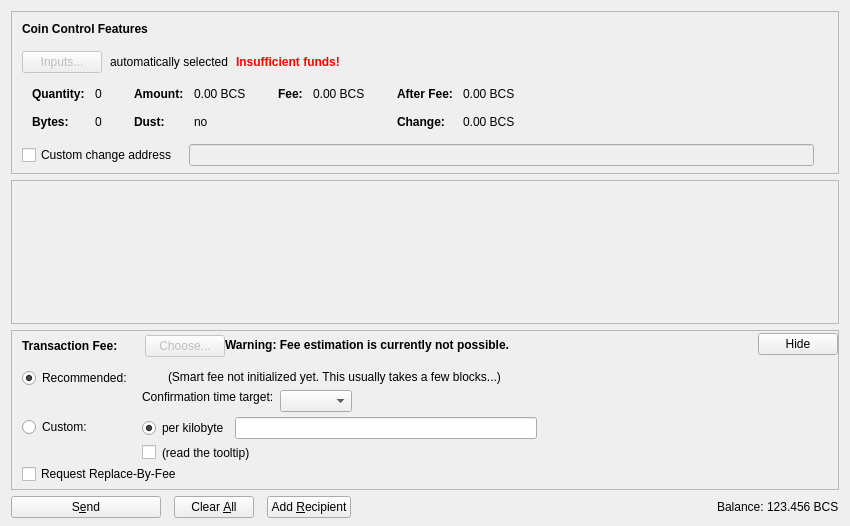
<?xml version="1.0" encoding="UTF-8"?>
<ui version="4.0">
 <class>SendCoinsDialog</class>
 <widget class="QDialog" name="SendCoinsDialog">
  <property name="geometry">
   <rect>
    <x>0</x>
    <y>0</y>
    <width>850</width>
    <height>526</height>
   </rect>
  </property>
  <property name="windowTitle">
   <string>Send Coins</string>
  </property>
  <layout class="QVBoxLayout" name="verticalLayout" stretch="0,1,0,0">
   <property name="bottomMargin">
    <number>8</number>
   </property>
   <item>
    <widget class="QFrame" name="frameCoinControl">
     <property name="sizePolicy">
      <sizepolicy hsizetype="Expanding" vsizetype="Expanding">
       <horstretch>0</horstretch>
       <verstretch>0</verstretch>
      </sizepolicy>
     </property>
     <property name="maximumSize">
      <size>
       <width>16777215</width>
       <height>16777215</height>
      </size>
     </property>
     <property name="frameShape">
      <enum>QFrame::StyledPanel</enum>
     </property>
     <property name="frameShadow">
      <enum>QFrame::Sunken</enum>
     </property>
     <layout class="QVBoxLayout" name="verticalLayoutCoinControl2">
      <property name="spacing">
       <number>0</number>
      </property>
      <property name="leftMargin">
       <number>0</number>
      </property>
      <property name="topMargin">
       <number>0</number>
      </property>
      <property name="rightMargin">
       <number>0</number>
      </property>
      <property name="bottomMargin">
       <number>6</number>
      </property>
      <item>
       <layout class="QVBoxLayout" name="verticalLayoutCoinControl" stretch="0,0,0,0,1">
        <property name="spacing">
         <number>0</number>
        </property>
        <property name="leftMargin">
         <number>10</number>
        </property>
        <property name="topMargin">
         <number>10</number>
        </property>
        <item>
         <layout class="QHBoxLayout" name="horizontalLayoutCoinControl1">
          <property name="bottomMargin">
           <number>15</number>
          </property>
          <item>
           <widget class="QLabel" name="labelCoinControlFeatures">
            <property name="sizePolicy">
             <sizepolicy hsizetype="Preferred" vsizetype="Maximum">
              <horstretch>0</horstretch>
              <verstretch>0</verstretch>
             </sizepolicy>
            </property>
            <property name="font">
             <font>
              <weight>75</weight>
              <bold>true</bold>
             </font>
            </property>
            <property name="styleSheet">
             <string notr="true">font-weight:bold;</string>
            </property>
            <property name="text">
             <string>Coin Control Features</string>
            </property>
           </widget>
          </item>
         </layout>
        </item>
        <item>
         <layout class="QHBoxLayout" name="horizontalLayoutCoinControl2" stretch="0,0,0,0">
          <property name="spacing">
           <number>8</number>
          </property>
          <property name="bottomMargin">
           <number>10</number>
          </property>
          <item>
           <widget class="QPushButton" name="pushButtonCoinControl">
            <property name="enabled">
             <bool>false</bool>
            </property>
            <property name="styleSheet">
             <string notr="true"/>
            </property>
            <property name="text">
             <string>Inputs...</string>
            </property>
            <property name="autoDefault">
             <bool>false</bool>
            </property>
           </widget>
          </item>
          <item>
           <widget class="QLabel" name="labelCoinControlAutomaticallySelected">
            <property name="text">
             <string>automatically selected</string>
            </property>
            <property name="margin">
             <number>5</number>
            </property>
           </widget>
          </item>
          <item>
           <widget class="QLabel" name="labelCoinControlInsuffFunds">
            <property name="font">
             <font>
              <weight>75</weight>
              <bold>true</bold>
             </font>
            </property>
            <property name="styleSheet">
             <string notr="true">color:red;font-weight:bold;</string>
            </property>
            <property name="text">
             <string>Insufficient funds!</string>
            </property>
            <property name="margin">
             <number>5</number>
            </property>
           </widget>
          </item>
          <item>
           <spacer name="horizontalSpacerCoinControl">
            <property name="orientation">
             <enum>Qt::Horizontal</enum>
            </property>
            <property name="sizeHint" stdset="0">
             <size>
              <width>40</width>
              <height>1</height>
             </size>
            </property>
           </spacer>
          </item>
         </layout>
        </item>
        <item>
         <widget class="QWidget" name="widgetCoinControl" native="true">
          <property name="sizePolicy">
           <sizepolicy hsizetype="Preferred" vsizetype="Preferred">
            <horstretch>0</horstretch>
            <verstretch>0</verstretch>
           </sizepolicy>
          </property>
          <property name="minimumSize">
           <size>
            <width>0</width>
            <height>0</height>
           </size>
          </property>
          <property name="styleSheet">
           <string notr="true"/>
          </property>
          <layout class="QHBoxLayout" name="horizontalLayoutCoinControl5">
           <property name="leftMargin">
            <number>0</number>
           </property>
           <property name="topMargin">
            <number>0</number>
           </property>
           <property name="rightMargin">
            <number>0</number>
           </property>
           <property name="bottomMargin">
            <number>0</number>
           </property>
           <item>
            <layout class="QHBoxLayout" name="horizontalLayoutCoinControl3" stretch="0,0,0,1">
             <property name="spacing">
              <number>20</number>
             </property>
             <property name="topMargin">
              <number>0</number>
             </property>
             <property name="bottomMargin">
              <number>10</number>
             </property>
             <item>
              <layout class="QFormLayout" name="formLayoutCoinControl1">
               <property name="horizontalSpacing">
                <number>10</number>
               </property>
               <property name="verticalSpacing">
                <number>14</number>
               </property>
               <property name="leftMargin">
                <number>10</number>
               </property>
               <property name="topMargin">
                <number>4</number>
               </property>
               <property name="rightMargin">
                <number>6</number>
               </property>
               <item row="0" column="0">
                <widget class="QLabel" name="labelCoinControlQuantityText">
                 <property name="font">
                  <font>
                   <weight>75</weight>
                   <bold>true</bold>
                  </font>
                 </property>
                 <property name="text">
                  <string>Quantity:</string>
                 </property>
                 <property name="margin">
                  <number>0</number>
                 </property>
                </widget>
               </item>
               <item row="0" column="1">
                <widget class="QLabel" name="labelCoinControlQuantity">
                 <property name="cursor">
                  <cursorShape>IBeamCursor</cursorShape>
                 </property>
                 <property name="contextMenuPolicy">
                  <enum>Qt::ActionsContextMenu</enum>
                 </property>
                 <property name="text">
                  <string notr="true">0</string>
                 </property>
                 <property name="margin">
                  <number>0</number>
                 </property>
                 <property name="textInteractionFlags">
                  <set>Qt::LinksAccessibleByMouse|Qt::TextSelectableByKeyboard|Qt::TextSelectableByMouse</set>
                 </property>
                </widget>
               </item>
               <item row="1" column="0">
                <widget class="QLabel" name="labelCoinControlBytesText">
                 <property name="font">
                  <font>
                   <weight>75</weight>
                   <bold>true</bold>
                  </font>
                 </property>
                 <property name="text">
                  <string>Bytes:</string>
                 </property>
                </widget>
               </item>
               <item row="1" column="1">
                <widget class="QLabel" name="labelCoinControlBytes">
                 <property name="cursor">
                  <cursorShape>IBeamCursor</cursorShape>
                 </property>
                 <property name="contextMenuPolicy">
                  <enum>Qt::ActionsContextMenu</enum>
                 </property>
                 <property name="text">
                  <string notr="true">0</string>
                 </property>
                 <property name="textInteractionFlags">
                  <set>Qt::LinksAccessibleByMouse|Qt::TextSelectableByKeyboard|Qt::TextSelectableByMouse</set>
                 </property>
                </widget>
               </item>
              </layout>
             </item>
             <item>
              <layout class="QFormLayout" name="formLayoutCoinControl2">
               <property name="horizontalSpacing">
                <number>10</number>
               </property>
               <property name="verticalSpacing">
                <number>14</number>
               </property>
               <property name="leftMargin">
                <number>6</number>
               </property>
               <property name="topMargin">
                <number>4</number>
               </property>
               <property name="rightMargin">
                <number>6</number>
               </property>
               <item row="0" column="0">
                <widget class="QLabel" name="labelCoinControlAmountText">
                 <property name="font">
                  <font>
                   <weight>75</weight>
                   <bold>true</bold>
                  </font>
                 </property>
                 <property name="text">
                  <string>Amount:</string>
                 </property>
                 <property name="margin">
                  <number>0</number>
                 </property>
                </widget>
               </item>
               <item row="0" column="1">
                <widget class="QLabel" name="labelCoinControlAmount">
                 <property name="cursor">
                  <cursorShape>IBeamCursor</cursorShape>
                 </property>
                 <property name="contextMenuPolicy">
                  <enum>Qt::ActionsContextMenu</enum>
                 </property>
                 <property name="text">
                  <string notr="true">0.00 BCS</string>
                 </property>
                 <property name="textInteractionFlags">
                  <set>Qt::LinksAccessibleByMouse|Qt::TextSelectableByKeyboard|Qt::TextSelectableByMouse</set>
                 </property>
                </widget>
               </item>
               <item row="1" column="0">
                <widget class="QLabel" name="labelCoinControlLowOutputText">
                 <property name="font">
                  <font>
                   <weight>75</weight>
                   <bold>true</bold>
                  </font>
                 </property>
                 <property name="text">
                  <string>Dust:</string>
                 </property>
                </widget>
               </item>
               <item row="1" column="1">
                <widget class="QLabel" name="labelCoinControlLowOutput">
                 <property name="cursor">
                  <cursorShape>IBeamCursor</cursorShape>
                 </property>
                 <property name="contextMenuPolicy">
                  <enum>Qt::ActionsContextMenu</enum>
                 </property>
                 <property name="text">
                  <string notr="true">no</string>
                 </property>
                 <property name="textInteractionFlags">
                  <set>Qt::LinksAccessibleByMouse|Qt::TextSelectableByKeyboard|Qt::TextSelectableByMouse</set>
                 </property>
                </widget>
               </item>
              </layout>
             </item>
             <item>
              <layout class="QFormLayout" name="formLayoutCoinControl3">
               <property name="horizontalSpacing">
                <number>10</number>
               </property>
               <property name="verticalSpacing">
                <number>14</number>
               </property>
               <property name="leftMargin">
                <number>6</number>
               </property>
               <property name="topMargin">
                <number>4</number>
               </property>
               <property name="rightMargin">
                <number>6</number>
               </property>
               <item row="0" column="0">
                <widget class="QLabel" name="labelCoinControlFeeText">
                 <property name="font">
                  <font>
                   <weight>75</weight>
                   <bold>true</bold>
                  </font>
                 </property>
                 <property name="text">
                  <string>Fee:</string>
                 </property>
                 <property name="margin">
                  <number>0</number>
                 </property>
                </widget>
               </item>
               <item row="0" column="1">
                <widget class="QLabel" name="labelCoinControlFee">
                 <property name="cursor">
                  <cursorShape>IBeamCursor</cursorShape>
                 </property>
                 <property name="contextMenuPolicy">
                  <enum>Qt::ActionsContextMenu</enum>
                 </property>
                 <property name="text">
                  <string notr="true">0.00 BCS</string>
                 </property>
                 <property name="textInteractionFlags">
                  <set>Qt::LinksAccessibleByMouse|Qt::TextSelectableByKeyboard|Qt::TextSelectableByMouse</set>
                 </property>
                </widget>
               </item>
              </layout>
             </item>
             <item>
              <layout class="QFormLayout" name="formLayoutCoinControl4">
               <property name="horizontalSpacing">
                <number>10</number>
               </property>
               <property name="verticalSpacing">
                <number>14</number>
               </property>
               <property name="leftMargin">
                <number>6</number>
               </property>
               <property name="topMargin">
                <number>4</number>
               </property>
               <property name="rightMargin">
                <number>6</number>
               </property>
               <item row="0" column="0">
                <widget class="QLabel" name="labelCoinControlAfterFeeText">
                 <property name="font">
                  <font>
                   <weight>75</weight>
                   <bold>true</bold>
                  </font>
                 </property>
                 <property name="text">
                  <string>After Fee:</string>
                 </property>
                 <property name="margin">
                  <number>0</number>
                 </property>
                </widget>
               </item>
               <item row="0" column="1">
                <widget class="QLabel" name="labelCoinControlAfterFee">
                 <property name="cursor">
                  <cursorShape>IBeamCursor</cursorShape>
                 </property>
                 <property name="contextMenuPolicy">
                  <enum>Qt::ActionsContextMenu</enum>
                 </property>
                 <property name="text">
                  <string notr="true">0.00 BCS</string>
                 </property>
                 <property name="textInteractionFlags">
                  <set>Qt::LinksAccessibleByMouse|Qt::TextSelectableByKeyboard|Qt::TextSelectableByMouse</set>
                 </property>
                </widget>
               </item>
               <item row="1" column="0">
                <widget class="QLabel" name="labelCoinControlChangeText">
                 <property name="font">
                  <font>
                   <weight>75</weight>
                   <bold>true</bold>
                  </font>
                 </property>
                 <property name="text">
                  <string>Change:</string>
                 </property>
                </widget>
               </item>
               <item row="1" column="1">
                <widget class="QLabel" name="labelCoinControlChange">
                 <property name="cursor">
                  <cursorShape>IBeamCursor</cursorShape>
                 </property>
                 <property name="contextMenuPolicy">
                  <enum>Qt::ActionsContextMenu</enum>
                 </property>
                 <property name="text">
                  <string notr="true">0.00 BCS</string>
                 </property>
                 <property name="textInteractionFlags">
                  <set>Qt::LinksAccessibleByMouse|Qt::TextSelectableByKeyboard|Qt::TextSelectableByMouse</set>
                 </property>
                </widget>
               </item>
              </layout>
             </item>
            </layout>
           </item>
          </layout>
         </widget>
        </item>
        <item>
         <layout class="QHBoxLayout" name="horizontalLayoutCoinControl4" stretch="0,0,0">
          <property name="spacing">
           <number>12</number>
          </property>
          <property name="sizeConstraint">
           <enum>QLayout::SetDefaultConstraint</enum>
          </property>
          <property name="topMargin">
           <number>5</number>
          </property>
          <property name="rightMargin">
           <number>5</number>
          </property>
          <item>
           <widget class="QCheckBox" name="checkBoxCoinControlChange">
            <property name="toolTip">
             <string>If this is activated, but the change address is empty or invalid, change will be sent to a newly generated address.</string>
            </property>
            <property name="text">
             <string>Custom change address</string>
            </property>
           </widget>
          </item>
          <item>
           <widget class="QValidatedLineEdit" name="lineEditCoinControlChange">
            <property name="enabled">
             <bool>false</bool>
            </property>
            <property name="sizePolicy">
             <sizepolicy hsizetype="Expanding" vsizetype="Fixed">
              <horstretch>0</horstretch>
              <verstretch>0</verstretch>
             </sizepolicy>
            </property>
           </widget>
          </item>
          <item>
           <widget class="QLabel" name="labelCoinControlChangeLabel">
            <property name="sizePolicy">
             <sizepolicy hsizetype="Preferred" vsizetype="Expanding">
              <horstretch>0</horstretch>
              <verstretch>0</verstretch>
             </sizepolicy>
            </property>
            <property name="minimumSize">
             <size>
              <width>0</width>
              <height>0</height>
             </size>
            </property>
            <property name="text">
             <string/>
            </property>
            <property name="margin">
             <number>3</number>
            </property>
           </widget>
          </item>
         </layout>
        </item>
        <item>
         <spacer name="verticalSpacerCoinControl">
          <property name="orientation">
           <enum>Qt::Vertical</enum>
          </property>
          <property name="sizeHint" stdset="0">
           <size>
            <width>800</width>
            <height>1</height>
           </size>
          </property>
         </spacer>
        </item>
       </layout>
      </item>
     </layout>
    </widget>
   </item>
   <item>
    <widget class="QScrollArea" name="scrollArea">
     <property name="widgetResizable">
      <bool>true</bool>
     </property>
     <widget class="QWidget" name="scrollAreaWidgetContents">
      <property name="geometry">
       <rect>
        <x>0</x>
        <y>0</y>
        <width>830</width>
        <height>103</height>
       </rect>
      </property>
      <layout class="QVBoxLayout" name="verticalLayout_2" stretch="0,1">
       <property name="leftMargin">
        <number>0</number>
       </property>
       <property name="topMargin">
        <number>0</number>
       </property>
       <property name="rightMargin">
        <number>0</number>
       </property>
       <property name="bottomMargin">
        <number>0</number>
       </property>
       <item>
        <layout class="QVBoxLayout" name="entries">
         <property name="spacing">
          <number>6</number>
         </property>
        </layout>
       </item>
       <item>
        <spacer name="verticalSpacer">
         <property name="orientation">
          <enum>Qt::Vertical</enum>
         </property>
         <property name="sizeHint" stdset="0">
          <size>
           <width>20</width>
           <height>40</height>
          </size>
         </property>
        </spacer>
       </item>
      </layout>
     </widget>
    </widget>
   </item>
   <item>
    <widget class="QFrame" name="frameFee">
     <property name="sizePolicy">
      <sizepolicy hsizetype="Expanding" vsizetype="Expanding">
       <horstretch>0</horstretch>
       <verstretch>0</verstretch>
      </sizepolicy>
     </property>
     <property name="maximumSize">
      <size>
       <width>16777215</width>
       <height>16777215</height>
      </size>
     </property>
     <property name="frameShape">
      <enum>QFrame::StyledPanel</enum>
     </property>
     <property name="frameShadow">
      <enum>QFrame::Sunken</enum>
     </property>
     <layout class="QVBoxLayout" name="verticalLayoutFee1">
      <property name="spacing">
       <number>0</number>
      </property>
      <property name="leftMargin">
       <number>0</number>
      </property>
      <property name="topMargin">
       <number>0</number>
      </property>
      <property name="rightMargin">
       <number>0</number>
      </property>
      <property name="bottomMargin">
       <number>0</number>
      </property>
      <item>
       <layout class="QVBoxLayout" name="verticalLayoutFee2" stretch="0,0,0">
        <property name="spacing">
         <number>0</number>
        </property>
        <property name="leftMargin">
         <number>10</number>
        </property>
        <property name="topMargin">
         <number>0</number>
        </property>
        <item>
         <layout class="QHBoxLayout" name="horizontalLayoutFee1">
          <property name="bottomMargin">
           <number>0</number>
          </property>
          <item>
           <layout class="QVBoxLayout" name="verticalLayoutFee7">
            <property name="spacing">
             <number>0</number>
            </property>
            <item>
             <spacer name="verticalSpacerSmartFee">
              <property name="orientation">
               <enum>Qt::Vertical</enum>
              </property>
              <property name="sizeType">
               <enum>QSizePolicy::Fixed</enum>
              </property>
              <property name="sizeHint" stdset="0">
               <size>
                <width>1</width>
                <height>4</height>
               </size>
              </property>
             </spacer>
            </item>
            <item>
             <layout class="QHBoxLayout" name="horizontalLayoutSmartFee">
              <property name="spacing">
               <number>10</number>
              </property>
              <item>
               <widget class="QLabel" name="labelFeeHeadline">
                <property name="sizePolicy">
                 <sizepolicy hsizetype="Preferred" vsizetype="Maximum">
                  <horstretch>0</horstretch>
                  <verstretch>0</verstretch>
                 </sizepolicy>
                </property>
                <property name="font">
                 <font>
                  <weight>75</weight>
                  <bold>true</bold>
                 </font>
                </property>
                <property name="styleSheet">
                 <string notr="true">font-weight:bold;</string>
                </property>
                <property name="text">
                 <string>Transaction Fee:</string>
                </property>
               </widget>
              </item>
              <item>
               <widget class="QLabel" name="labelFeeMinimized">
                <property name="text">
                 <string/>
                </property>
               </widget>
              </item>
              <item>
               <widget class="QPushButton" name="buttonChooseFee">
                <property name="enabled">
                 <bool>false</bool>
                </property>
                <property name="text">
                 <string>Choose...</string>
                </property>
               </widget>
              </item>
             </layout>
            </item>
            <item>
             <spacer name="verticalSpacer_5">
              <property name="orientation">
               <enum>Qt::Vertical</enum>
              </property>
              <property name="sizeHint" stdset="0">
               <size>
                <width>1</width>
                <height>1</height>
               </size>
              </property>
             </spacer>
            </item>
           </layout>
          </item>
          <item>
           <widget class="QLabel" name="fallbackFeeWarningLabel">
            <property name="font">
             <font>
              <weight>75</weight>
              <bold>true</bold>
             </font>
            </property>
            <property name="toolTip">
             <string>Using the fallbackfee can result in sending a transaction that will take several hours or days (or never) to confirm. Consider choosing your fee manually or wait until you have validated the complete chain.</string>
            </property>
            <property name="text">
             <string>Warning: Fee estimation is currently not possible.</string>
            </property>
            <property name="wordWrap">
             <bool>false</bool>
            </property>
           </widget>
          </item>
          <item>
           <spacer name="horizontalSpacer_4">
            <property name="orientation">
             <enum>Qt::Horizontal</enum>
            </property>
            <property name="sizeType">
             <enum>QSizePolicy::MinimumExpanding</enum>
            </property>
            <property name="sizeHint" stdset="0">
             <size>
              <width>40</width>
              <height>20</height>
             </size>
            </property>
           </spacer>
          </item>
          <item>
           <widget class="QPushButton" name="buttonMinimizeFee">
            <property name="toolTip">
             <string>collapse fee-settings</string>
            </property>
            <property name="text">
             <string>Hide</string>
            </property>
           </widget>
          </item>
         </layout>
        </item>
        <item>
         <widget class="QFrame" name="frameFeeSelection">
          <layout class="QVBoxLayout" name="verticalLayoutFee12">
           <property name="spacing">
            <number>0</number>
           </property>
           <property name="leftMargin">
            <number>0</number>
           </property>
           <property name="topMargin">
            <number>0</number>
           </property>
           <property name="rightMargin">
            <number>0</number>
           </property>
           <property name="bottomMargin">
            <number>0</number>
           </property>
           <item>
            <layout class="QGridLayout" name="gridLayoutFee">
             <property name="topMargin">
              <number>10</number>
             </property>
             <property name="bottomMargin">
              <number>4</number>
             </property>
             <property name="horizontalSpacing">
              <number>10</number>
             </property>
             <property name="verticalSpacing">
              <number>4</number>
             </property>
             <item row="1" column="1">
              <layout class="QVBoxLayout" name="verticalLayoutFee8">
               <property name="spacing">
                <number>6</number>
               </property>
               <item>
                <layout class="QHBoxLayout" name="horizontalLayoutFee13">
                 <item>
                  <widget class="QRadioButton" name="radioCustomPerKilobyte">
                   <property name="toolTip">
                    <string>If the custom fee is set to 1000 satoshis and the transaction is only 250 bytes, then &quot;per kilobyte&quot; only pays 250 satoshis in fee, while &quot;total at least&quot; pays 1000 satoshis. For transactions bigger than a kilobyte both pay by kilobyte.</string>
                   </property>
                   <property name="text">
                    <string>per kilobyte</string>
                   </property>
                   <property name="checked">
                    <bool>true</bool>
                   </property>
                   <attribute name="buttonGroup">
                    <string notr="true">groupCustomFee</string>
                   </attribute>
                  </widget>
                 </item>
                 <item>
                  <widget class="BICOScoinAmountField" name="customFee"/>
                 </item>
                 <item>
                  <spacer name="horizontalSpacer_6">
                   <property name="orientation">
                    <enum>Qt::Horizontal</enum>
                   </property>
                   <property name="sizeHint" stdset="0">
                    <size>
                     <width>1</width>
                     <height>1</height>
                    </size>
                   </property>
                  </spacer>
                 </item>
                </layout>
               </item>
               <item>
                <layout class="QHBoxLayout" name="horizontalLayoutFee8">
                 <item>
                  <widget class="QCheckBox" name="checkBoxMinimumFee">
                   <property name="toolTip">
                    <string>Paying only the minimum fee is just fine as long as there is less transaction volume than space in the blocks. But be aware that this can end up in a never confirming transaction once there is more demand for bicoscoin transactions than the network can process.</string>
                   </property>
                   <property name="text">
                    <string/>
                   </property>
                  </widget>
                 </item>
                 <item>
                  <widget class="QLabel" name="labelMinFeeWarning">
                   <property name="enabled">
                    <bool>true</bool>
                   </property>
                   <property name="toolTip">
                    <string>Paying only the minimum fee is just fine as long as there is less transaction volume than space in the blocks. But be aware that this can end up in a never confirming transaction once there is more demand for bicoscoin transactions than the network can process.</string>
                   </property>
                   <property name="text">
                    <string>(read the tooltip)</string>
                   </property>
                   <property name="margin">
                    <number>5</number>
                   </property>
                  </widget>
                 </item>
                 <item>
                  <spacer name="horizontalSpacer_2">
                   <property name="orientation">
                    <enum>Qt::Horizontal</enum>
                   </property>
                   <property name="sizeHint" stdset="0">
                    <size>
                     <width>1</width>
                     <height>1</height>
                    </size>
                   </property>
                  </spacer>
                 </item>
                </layout>
               </item>
              </layout>
             </item>
             <item row="0" column="0">
              <layout class="QVBoxLayout" name="verticalLayoutFee4" stretch="0,1">
               <item>
                <widget class="QRadioButton" name="radioSmartFee">
                 <property name="text">
                  <string>Recommended:</string>
                 </property>
                 <property name="checked">
                  <bool>true</bool>
                 </property>
                 <attribute name="buttonGroup">
                  <string notr="true">groupFee</string>
                 </attribute>
                </widget>
               </item>
               <item>
                <spacer name="verticalSpacer_2">
                 <property name="orientation">
                  <enum>Qt::Vertical</enum>
                 </property>
                 <property name="sizeHint" stdset="0">
                  <size>
                   <width>1</width>
                   <height>1</height>
                  </size>
                 </property>
                </spacer>
               </item>
              </layout>
             </item>
             <item row="1" column="0">
              <layout class="QVBoxLayout" name="verticalLayoutFee9" stretch="0,1">
               <item>
                <widget class="QRadioButton" name="radioCustomFee">
                 <property name="text">
                  <string>Custom:</string>
                 </property>
                 <attribute name="buttonGroup">
                  <string notr="true">groupFee</string>
                 </attribute>
                </widget>
               </item>
               <item>
                <spacer name="verticalSpacer_6">
                 <property name="orientation">
                  <enum>Qt::Vertical</enum>
                 </property>
                 <property name="sizeHint" stdset="0">
                  <size>
                   <width>1</width>
                   <height>1</height>
                  </size>
                 </property>
                </spacer>
               </item>
              </layout>
             </item>
             <item row="0" column="1">
              <layout class="QVBoxLayout" name="verticalLayoutFee3" stretch="0,0,1">
               <property name="spacing">
                <number>6</number>
               </property>
               <property name="topMargin">
                <number>2</number>
               </property>
               <item>
                <layout class="QHBoxLayout" name="horizontalLayoutFee12">
                 <item>
                  <widget class="QLabel" name="labelSmartFee">
                   <property name="text">
                    <string/>
                   </property>
                   <property name="margin">
                    <number>2</number>
                   </property>
                  </widget>
                 </item>
                 <item>
                  <widget class="QLabel" name="labelFeeEstimation">
                   <property name="text">
                    <string/>
                   </property>
                  </widget>
                 </item>
                 <item>
                  <widget class="QLabel" name="labelSmartFee2">
                   <property name="text">
                    <string>(Smart fee not initialized yet. This usually takes a few blocks...)</string>
                   </property>
                   <property name="margin">
                    <number>2</number>
                   </property>
                  </widget>
                 </item>
                 <item>
                  <spacer name="horizontalSpacer_5">
                   <property name="orientation">
                    <enum>Qt::Horizontal</enum>
                   </property>
                   <property name="sizeHint" stdset="0">
                    <size>
                     <width>1</width>
                     <height>1</height>
                    </size>
                   </property>
                  </spacer>
                 </item>
                </layout>
               </item>
               <item>
                <layout class="QHBoxLayout" name="horizontalLayoutFee9">
                 <item>
                  <layout class="QVBoxLayout" name="verticalLayoutFee6">
                   <item>
                    <widget class="QLabel" name="labelSmartFee3">
                     <property name="text">
                      <string>Confirmation time target:</string>
                     </property>
                     <property name="margin">
                      <number>2</number>
                     </property>
                    </widget>
                   </item>
                   <item>
                    <spacer name="verticalSpacer_3">
                     <property name="orientation">
                      <enum>Qt::Vertical</enum>
                     </property>
                     <property name="sizeHint" stdset="0">
                      <size>
                       <width>1</width>
                       <height>1</height>
                      </size>
                     </property>
                    </spacer>
                   </item>
                  </layout>
                 </item>
                 <item>
                  <layout class="QVBoxLayout" name="verticalLayoutFee5">
                   <property name="rightMargin">
                    <number>30</number>
                   </property>
                   <item>
                    <layout class="QHBoxLayout" name="horizontalLayoutConfTarget">
                     <property name="bottomMargin">
                      <number>0</number>
                     </property>
                     <item>
                      <widget class="QComboBox" name="confTargetSelector"/>
                     </item>
                     <item>
                      <spacer name="horizontalSpacerConfTarget">
                       <property name="orientation">
                        <enum>Qt::Horizontal</enum>
                       </property>
                       <property name="sizeHint" stdset="0">
                        <size>
                         <width>40</width>
                         <height>20</height>
                        </size>
                       </property>
                      </spacer>
                     </item>
                    </layout>
                   </item>
                  </layout>
                 </item>
                </layout>
               </item>
               <item>
                <spacer name="verticalSpacer_4">
                 <property name="orientation">
                  <enum>Qt::Vertical</enum>
                 </property>
                 <property name="sizeHint" stdset="0">
                  <size>
                   <width>1</width>
                   <height>1</height>
                  </size>
                 </property>
                </spacer>
               </item>
              </layout>
             </item>
            </layout>
           </item>
           <item>
            <widget class="QCheckBox" name="optInRBF">
             <property name="toolTip">
              <string>Indicates that the sender may wish to replace this transaction with a new one paying higher fees (prior to being confirmed).</string>
             </property>
             <property name="text">
              <string>Request Replace-By-Fee</string>
             </property>
            </widget>
           </item>
          </layout>
         </widget>
        </item>
        <item>
         <spacer name="verticalSpacerFee">
          <property name="orientation">
           <enum>Qt::Vertical</enum>
          </property>
          <property name="sizeHint" stdset="0">
           <size>
            <width>40</width>
            <height>5</height>
           </size>
          </property>
         </spacer>
        </item>
       </layout>
      </item>
     </layout>
    </widget>
   </item>
   <item>
    <layout class="QHBoxLayout" name="horizontalLayout">
     <property name="spacing">
      <number>13</number>
     </property>
     <item>
      <widget class="QPushButton" name="sendButton">
       <property name="minimumSize">
        <size>
         <width>150</width>
         <height>0</height>
        </size>
       </property>
       <property name="toolTip">
        <string>Confirm the send action</string>
       </property>
       <property name="text">
        <string>S&amp;end</string>
       </property>
       <property name="icon">
        <iconset resource="../bicoscoin.qrc">
         <normaloff>:/icons/send-btn</normaloff>:/icons/send-btn</iconset>
       </property>
       <property name="autoDefault">
        <bool>false</bool>
       </property>
       <property name="default">
        <bool>false</bool>
       </property>
      </widget>
     </item>
     <item>
      <widget class="QPushButton" name="clearButton">
       <property name="sizePolicy">
        <sizepolicy hsizetype="Minimum" vsizetype="Fixed">
         <horstretch>0</horstretch>
         <verstretch>0</verstretch>
        </sizepolicy>
       </property>
       <property name="toolTip">
        <string>Clear all fields of the form.</string>
       </property>
       <property name="text">
        <string>Clear &amp;All</string>
       </property>
       <property name="icon">
        <iconset resource="../bicoscoin.qrc">
         <normaloff>:/icons/remove</normaloff>:/icons/remove</iconset>
       </property>
       <property name="autoDefault">
        <bool>false</bool>
       </property>
      </widget>
     </item>
     <item>
      <widget class="QPushButton" name="addButton">
       <property name="toolTip">
        <string>Send to multiple recipients at once</string>
       </property>
       <property name="text">
        <string>Add &amp;Recipient</string>
       </property>
       <property name="icon">
        <iconset resource="../bicoscoin.qrc">
         <normaloff>:/icons/add</normaloff>:/icons/add</iconset>
       </property>
       <property name="autoDefault">
        <bool>false</bool>
       </property>
      </widget>
     </item>
     <item>
      <spacer name="horizontalSpacer">
       <property name="orientation">
        <enum>Qt::Horizontal</enum>
       </property>
       <property name="sizeHint" stdset="0">
        <size>
         <width>40</width>
         <height>20</height>
        </size>
       </property>
      </spacer>
     </item>
     <item>
      <layout class="QHBoxLayout" name="horizontalLayout_2">
       <property name="spacing">
        <number>3</number>
       </property>
       <item>
        <widget class="QLabel" name="label">
         <property name="sizePolicy">
          <sizepolicy hsizetype="Preferred" vsizetype="Fixed">
           <horstretch>0</horstretch>
           <verstretch>0</verstretch>
          </sizepolicy>
         </property>
         <property name="text">
          <string>Balance:</string>
         </property>
        </widget>
       </item>
       <item>
        <widget class="QLabel" name="labelBalance">
         <property name="sizePolicy">
          <sizepolicy hsizetype="Preferred" vsizetype="Fixed">
           <horstretch>0</horstretch>
           <verstretch>0</verstretch>
          </sizepolicy>
         </property>
         <property name="cursor">
          <cursorShape>IBeamCursor</cursorShape>
         </property>
         <property name="text">
          <string notr="true">123.456 BCS</string>
         </property>
         <property name="textInteractionFlags">
          <set>Qt::LinksAccessibleByMouse|Qt::TextSelectableByKeyboard|Qt::TextSelectableByMouse</set>
         </property>
        </widget>
       </item>
      </layout>
     </item>
    </layout>
   </item>
  </layout>
 </widget>
 <customwidgets>
  <customwidget>
   <class>QValidatedLineEdit</class>
   <extends>QLineEdit</extends>
   <header>qvalidatedlineedit.h</header>
  </customwidget>
  <customwidget>
   <class>BICOScoinAmountField</class>
   <extends>QLineEdit</extends>
   <header>bicoscoinamountfield.h</header>
   <container>1</container>
  </customwidget>
 </customwidgets>
 <resources>
  <include location="../bicoscoin.qrc"/>
 </resources>
 <connections/>
 <buttongroups>
  <buttongroup name="groupFee"/>
  <buttongroup name="groupCustomFee"/>
 </buttongroups>
</ui>
